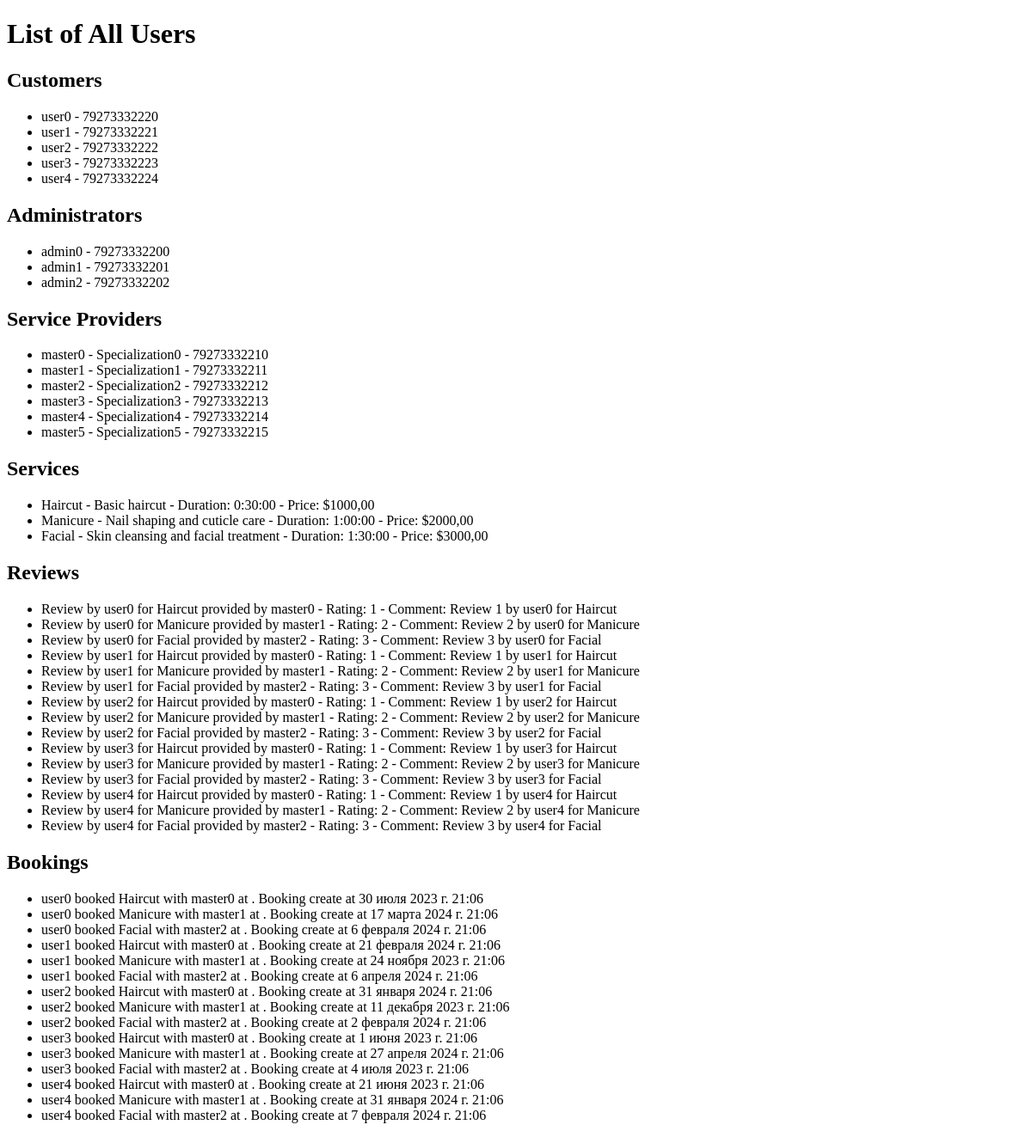
The app's page /list/, older data.
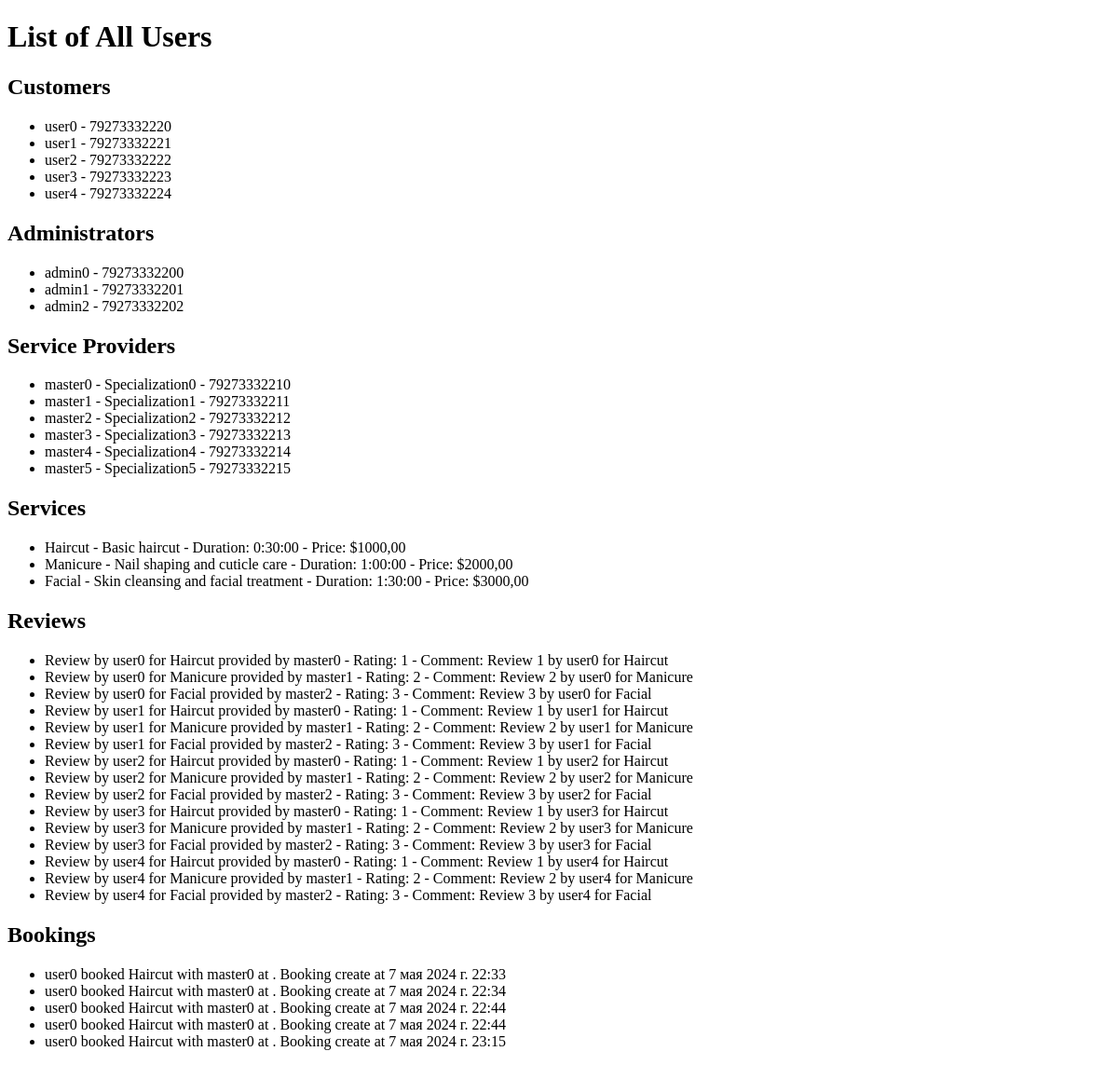
The same page, newer data.
### booking/models.py (models this page shows, shortened)
class BaseProfile(models.Model):
    user = models.OneToOneField(User, on_delete=models.CASCADE)
    phone = models.CharField(max_length=20)
    birth_date = models.DateField(null=True, blank=True)
    class Meta:
        abstract = True  # Указываем, что модель является абстрактной и не должна создаваться в базе данных

class Customer(BaseProfile):
    pass

class Administrator(BaseProfile):
    pass

class ServiceProvider(BaseProfile):
    specialization = models.CharField(max_length=100)
    service = models.ManyToManyField('Service')

class Service(models.Model):
    name = models.CharField(max_length=100)
    description = models.TextField()
    duration = models.DurationField()
    price = models.DecimalField(max_digits=6, decimal_places=2)  # Цена услуги

class Review(models.Model):
    customer = models.ForeignKey(Customer, on_delete=models.CASCADE)
    service = models.ForeignKey(Service, on_delete=models.CASCADE)
    service_provider = models.ForeignKey(ServiceProvider, on_delete=models.CASCADE)  # Add ServiceProvider reference
    rating = models.IntegerField(default=1, choices=[(i, i) for i in range(1, 6)])
    comment = models.TextField()

class Booking(models.Model):
    customer = models.ForeignKey(Customer, on_delete=models.CASCADE)
    service = models.ForeignKey(Service, on_delete=models.CASCADE)
    service_provider = models.ForeignKey(ServiceProvider, on_delete=models.CASCADE)
    appointment_datetime = models.DateTimeField(default=timezone.now) #TODO удалить default после сдачи, нужно для заполнения бд коммандой
    created_at = models.DateTimeField(default=timezone.now)

### booking/views/__init__.py (the view)
# urls.py: path('list/', list_all_db, name='list'),
def list_all_db(request):
    context = {
        'customers': get_customers(),
        'administrators': get_administrators(),
        'service_providers': get_service_providers(),
        'services': get_services(),
        'reviews': get_reviews(),
        'bookings': get_bookings()
    }
    return render(request, 'list_all_db.html', context)

### booking/views/__init__.py (called while the page is built)
def get_customers():
    return Customer.objects.all()

def get_administrators():
    return Administrator.objects.all()

def get_service_providers():
    return ServiceProvider.objects.all()

def get_services():
    return Service.objects.all()

def get_reviews():
    return Review.objects.all()

def get_bookings():
    return Booking.objects.all()

### booking/templates/list_all_db.html (shortened to what this page needs)
<!DOCTYPE html>
<html lang="en">
<head>
</head>
<body>
<h1>List of All Users</h1>
<h2>Customers</h2>
<ul>
    {% for customer in customers %}
    <li>{{ customer.user.username }} - {{ customer.phone }}</li>
    {% empty %}
    <li>No customers found.</li>
    {% endfor %}
</ul>
<h2>Administrators</h2>
<ul>
    {% for admin in administrators %}
    <li>{{ admin.user.username }} - {{ admin.phone }}</li>
    {% empty %}
    <li>No administrators found.</li>
    {% endfor %}
</ul>
<h2>Service Providers</h2>
<ul>
    {% for provider in service_providers %}
    <li>{{ provider.user.username }} - {{ provider.specialization }} - {{ provider.phone }}</li>
    {% empty %}
    <li>No service providers found.</li>
    {% endfor %}
</ul>
<h2>Services</h2>
<ul>
    {% for service in services %}
    <li>{{ service.name }} - {{ service.description }} - Duration: {{ service.duration }} - Price: ${{ service.price }}</li>
    {% empty %}
    <li>No services found.</li>
    {% endfor %}
</ul>
<h2>Reviews</h2>
<ul>
    {% for review in reviews %}
    <li>Review by {{ review.customer.user.username }} for {{ review.service.name }} provided by {{ review.service_provider.user.username }} - Rating: {{ review.rating }} - Comment: {{ review.comment }}</li>
    {% empty %}
    <li>No reviews found.</li>
    {% endfor %}
</ul>
<h2>Bookings</h2>
<ul>
    {% for booking in bookings %}
    <li>{{ booking.customer.user.username }} booked {{ booking.service.name }} with {{ booking.service_provider.user.username }} at {{ booking.appointment_time }}. Booking create at {{ booking.created_at  }}</li>
    {% empty %}
    <li>No bookings found.</li>
    {% endfor %}
</ul>
</body>
</html>

Row changes from the older to the newer data that the page shows:
removed Booking: customer.user.username "user1", service.name "Manicure", service_provider.user.username "master1", created_at "24 ноября 2023 г. 21:06"
removed Booking: customer.user.username "user1", service.name "Facial", service_provider.user.username "master2", created_at "6 апреля 2024 г. 21:06"
removed Booking: customer.user.username "user2", service.name "Haircut", service_provider.user.username "master0", created_at "31 января 2024 г. 21:06"
removed Booking: customer.user.username "user2", service.name "Manicure", service_provider.user.username "master1", created_at "11 декабря 2023 г. 21:06"
removed Booking: customer.user.username "user2", service.name "Facial", service_provider.user.username "master2", created_at "2 февраля 2024 г. 21:06"
removed Booking: customer.user.username "user3", service.name "Haircut", service_provider.user.username "master0", created_at "1 июня 2023 г. 21:06"
removed Booking: customer.user.username "user3", service.name "Manicure", service_provider.user.username "master1", created_at "27 апреля 2024 г. 21:06"
removed Booking: customer.user.username "user3", service.name "Facial", service_provider.user.username "master2", created_at "4 июля 2023 г. 21:06"
removed Booking: customer.user.username "user4", service.name "Haircut", service_provider.user.username "master0", created_at "21 июня 2023 г. 21:06"
removed Booking: customer.user.username "user4", service.name "Manicure", service_provider.user.username "master1", created_at "31 января 2024 г. 21:06"
removed Booking: customer.user.username "user4", service.name "Facial", service_provider.user.username "master2", created_at "7 февраля 2024 г. 21:06"
changed Booking: created_at "30 июля 2023 г. 21:06" → "7 мая 2024 г. 22:33"
changed Booking: service.name "Manicure" → "Haircut"; service_provider.user.username "master1" → "master0"; created_at "17 марта 2024 г. 21:06" → "7 мая 2024 г. 22:34"
changed Booking (number 3 of 5 on the later page): service.name "Facial" → "Haircut"; service_provider.user.username "master2" → "master0"; created_at "6 февраля 2024 г. 21:06" → "7 мая 2024 г. 22:44"
changed Booking (number 4 of 5 on the later page): customer.user.username "user1" → "user0"; created_at "21 февраля 2024 г. 21:06" → "7 мая 2024 г. 22:44"
added Booking: customer.user.username "user0", service.name "Haircut", service_provider.user.username "master0", created_at "7 мая 2024 г. 23:15"
